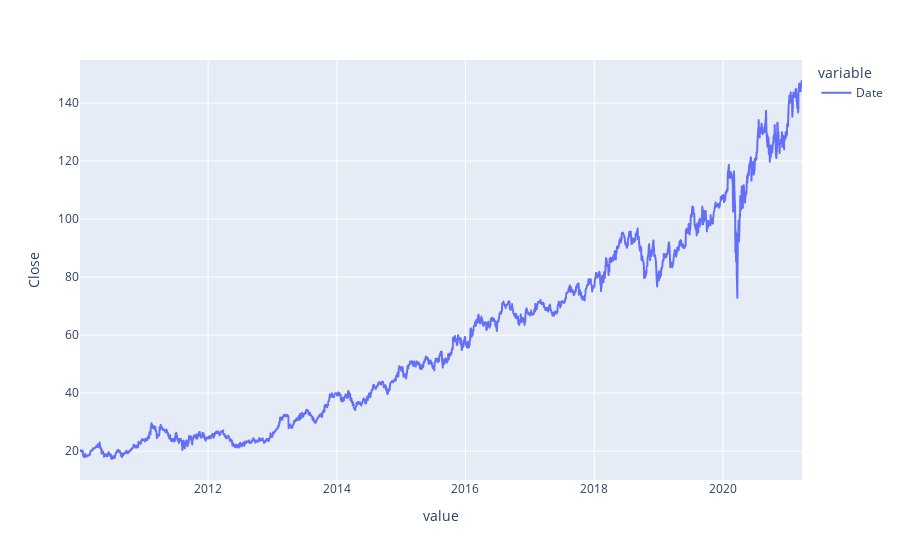

The cell this chart's notebook holds for it:
### Code cell
fig = px.line(ts.Close, x=[ts.index], y="Close")
fig.show()

### Figure 1 — Plotly figure (JSON) as saved in the notebook; plotly's stock layout.template omitted (floating-point values rounded to 4 significant figures; data arrays with more than 128 entries replaced by an {"elided": "..."} marker saying what was removed)
{"data": [{"hovertemplate": "variable=Date<br>value=%{x}<br>Close=%{y}<extra></extra>", "legendgroup": "Date", "line": {"color": "#636efa", "dash": "solid"}, "mode": "lines", "name": "Date", "showlegend": true, "type": "scattergl", "x": {"elided": "2826 str values"}, "xaxis": "x", "y": {"elided": "2826 float values"}, "yaxis": "y"}], "layout": {"legend": {"title": {"text": "variable"}, "tracegroupgap": 0}, "margin": {"t": 60}, "xaxis": {"anchor": "y", "domain": [0, 1], "title": {"text": "value"}}, "yaxis": {"anchor": "x", "domain": [0, 1], "title": {"text": "Close"}}}}
